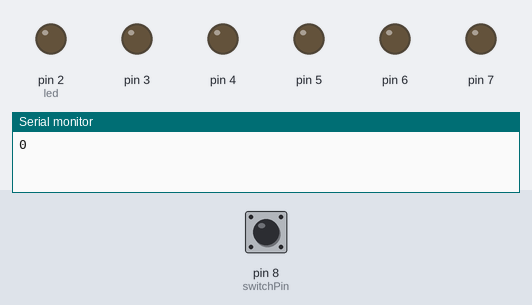
Bench run of a sketch on a simulated Arduino Uno, built with avr-gcc and run on an emulated ATmega328P. Parts: output pins drawn as LEDs (lit = HIGH), the last lines printed to the serial monitor. Inputs (shaded band) come from the test bench; at power-on: pin 8 (switchPin) LOW.

Above: at 0.1 s.
At 60.1 s:
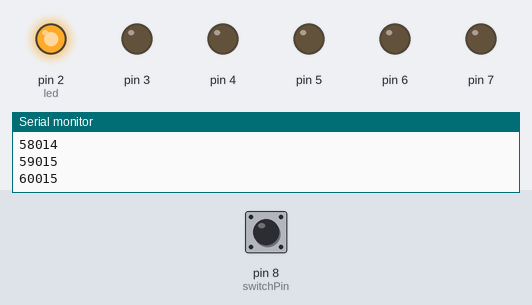
At 120.1 s:
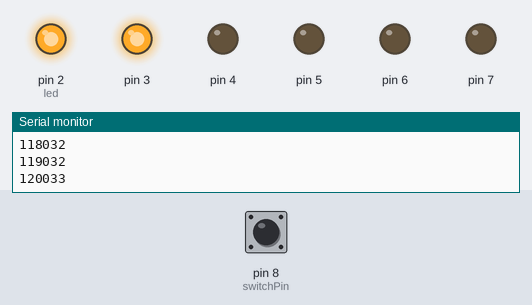
Timing chart, 0 to 121.6 s (numbered marks = the images above):
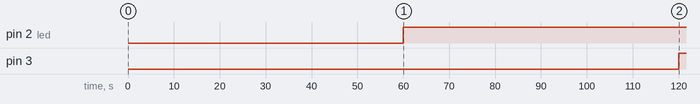

Measured:
- by itself, pin 2 (led): LOW → HIGH at 60.0 s
- by itself, pin 3: LOW → HIGH at 120 s

The sketch:

sketch_ard_proj8.ino
```cpp
const int switchPin = 8;

unsigned long previousTime = 0;

int switchState = 0;
int prevSwitchState = 0;

int led = 2;

long interval = 60000;

void setup() {
  // put your setup code here, to run once:
  Serial.begin(9600);
  for (int x = 2; x<8; x++) {
    pinMode(x, OUTPUT);
  }
}

void loop() {
  // put your main code here, to run repeatedly:
  unsigned long currentTime = millis();
  Serial.println(currentTime);

  if (currentTime - previousTime > interval){
    previousTime = currentTime;
    digitalWrite(led, HIGH);
    led++;
    if (led == 7){
    }
  }

  switchState = digitalRead(switchPin);

  if (switchState != prevSwitchState){
    for (int x = 2; x<8 ; x++){
      digitalWrite(x, LOW);
    }

    led = 2;
    previousTime = currentTime;
  }

  prevSwitchState = switchState;

  delay(1000);
}
```
